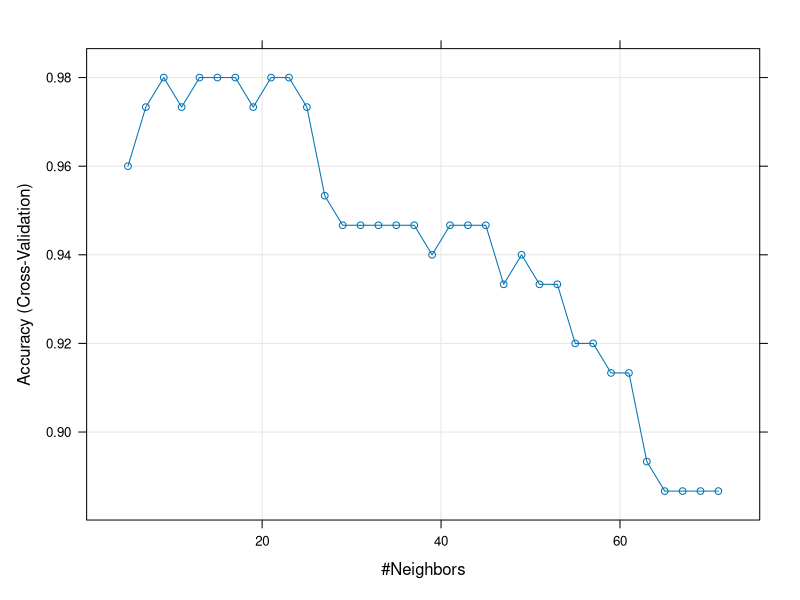

Recreate this plot in R.
library(caret)

dat=iris
head(dat)

train_control <- trainControl(method="cv", number=10)

knn_fit <- train(Species ~., data=dat, method="knn", trControl=train_control, tuneLength=34)
print(knn_fit)
plot(knn_fit)


print(paste0("Accuracy: ",knn_fit$results[row.names(knn_fit$bestTune),]$Accuracy, " (k=", knn_fit$bestTune[[1]], ")"))
